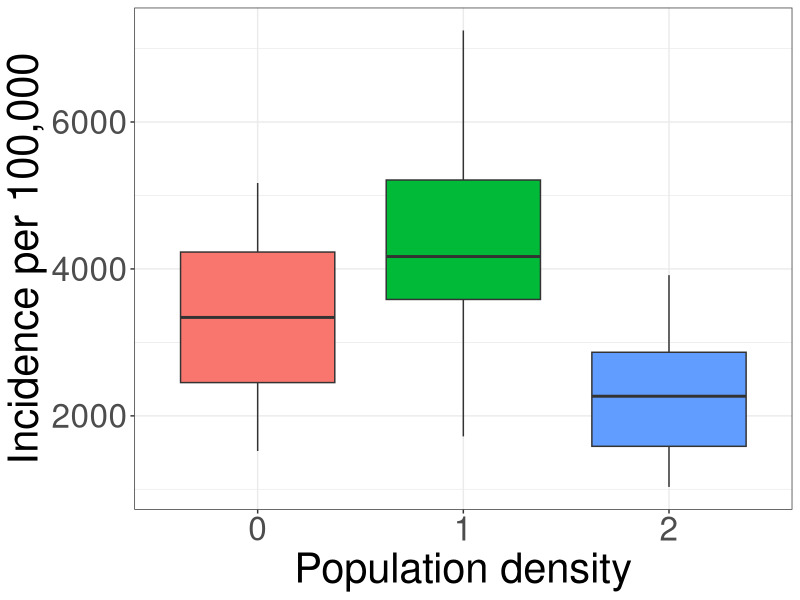
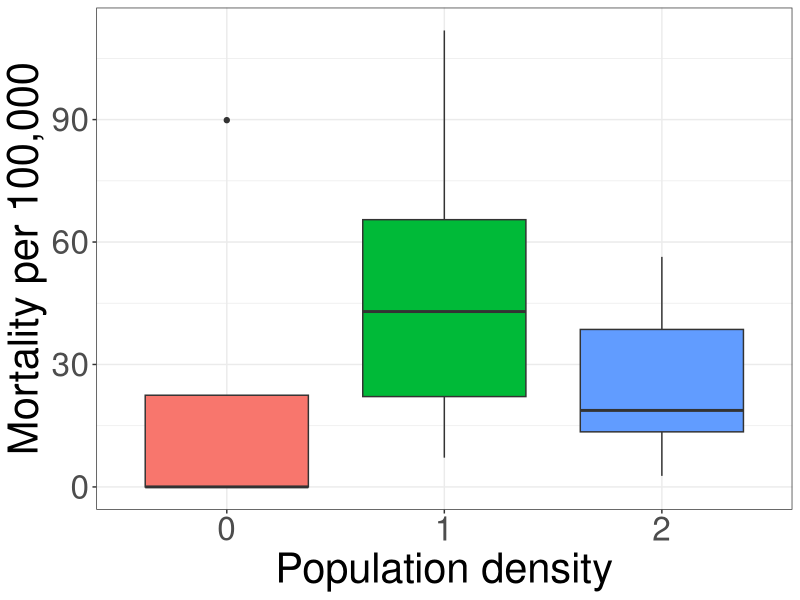

Reproduce these figures in R, in order.
###Univariate Linear Regression v2

# load libraries
library(tidyverse)
library(ggplot2)

#Load master table
mtable <- read.csv("Master_Table.csv")

#Linear regression each variable

#linear regression for fully vaccinated

#normalize fully vacc by population
mtable$nfullyvacc <- mtable$fullyvacc/mtable$population

#multiply incidence and mortality by 100,000
mtable$diff_incidence <- mtable$diff_incidence*100000
mtable$diff_mortality <- mtable$diff_mortality*100000

#organize master table
mtable <- mtable %>% relocate(diff_deaths, FIPS, diff_test, .after = population)
mtable <- mtable[,-1]
## columns to be iterated
colnames(mtable)[-c(1:9)]

## Iteration for Incidence
models = list()
# LOOP
for (v in colnames(mtable)[-c(1:9)]) {
  models[[v]] <- lm(mtable[,"diff_incidence"] ~ mtable[,v])
}
## get r-sq , p-val and beta
summary(models[[1]])
coef(models[[1]])[2] ## beta
summary(models[[1]])$adj.r.squared ## r.square
-log10(summary(models[[1]])$coefficients[2,4]) ## p-val

sapply(models, function(x) data.frame(
  #name = names(x),
  beta = unname(coef(x)[2]),
  rsq = unname(summary(x)$adj.r.squared),
  pval = unname(-log10(summary(x)$coefficients[2,4]))
)) %>% t %>% as.data.frame -> results_inc

## Iteration for mortality
models = list()
# LOOP
for (v in colnames(mtable)[-c(1:9)]) {
  models[[v]] <- lm(mtable[,"diff_mortality"] ~ mtable[,v])
}
## get r-sq , p-val and beta
summary(models[[1]])
coef(models[[1]])[2] ## beta
summary(models[[1]])$adj.r.squared ## r.square
-log10(summary(models[[1]])$coefficients[2,4]) ## p-val

sapply(models, function(x) data.frame(
  #name = names(x),
  beta = unname(coef(x)[2]),
  rsq = unname(summary(x)$adj.r.squared),
  pval = unname(-log10(summary(x)$coefficients[2,4]))
)) %>% t %>% as.data.frame -> results_mort

do.call(rbind.data.frame, results_mort) -> results_mort
do.call(rbind.data.frame, results_inc) -> results_inc

write.csv(results_mort, "univariate_model_mortality.csv")
write.csv(results_inc, "univariate_model_incidence.csv")

##Compare incidence and rurality per density population

#make binary variable for rural codes
mtable$Rural <-  ifelse(mtable$RUC_Code==1, 2,ifelse(mtable$RUC_Code==2, 2, 
                                                     ifelse(mtable$RUC_Code==3, 1,
                                                            ifelse(mtable$RUC_Code==4, 1,
                                                                   ifelse(mtable$RUC_Code==5, 1,
                                                                          ifelse(mtable$RUC_Code==6, 1,
                                                                                 ifelse(mtable$RUC_Code==7, 1,0)))))))
sum(mtable$Rural==2)
sum(mtable$Rural==1)
sum(mtable$Rural==0)

#significant
-log10(0.05)

#Rural as categorical variable
mtable$Rural <- as.factor(mtable$Rural)

#boxplot(mtable$diff_incidence ~ mtable$Rural,xlab = "Rurality",
 #       ylab = "Incidence per 100,000")

#Boxplot for incidence vs Pop density
mtable %>% ggplot() +
  aes(x = Rural, y = diff_incidence, fill = Rural) +
  geom_boxplot() + 
  ylab("Incidence per 100,000") + xlab("Population density") +
  theme_bw() + theme(text = element_text(size = 30), legend.position = "none")
#ggsave(last_plot(), "boxplot1.png", width = 5, height = 5, device = "png")

#statistical test for incidence vs population density
kruskal.test(mtable$diff_incidence ~ mtable$Rural)

#pairewise comparison
pairwise.wilcox.test(mtable$diff_incidence , mtable$Rural,
                     p.adjust.method = "BH")

#boxplot(mtable$diff_incidence ~ mtable$Rural,xlab = "Rurality",
#       ylab = "Incidence per 100,000")


#Boxplot for mortality vs Pop density
mtable %>% ggplot() +
  aes(x = Rural, y = diff_mortality, fill = Rural) +
  geom_boxplot() + 
  ylab("Mortality per 100,000") + xlab("Population density") +
  theme_bw() + theme(text = element_text(size = 30), legend.position = "none")
#ggsave(last_plot(), "boxplot1.png", width = 5, height = 5, device = "png")

#statistical test for incidence vs population density
kruskal.test(mtable$diff_mortality ~ mtable$Rural)

#pairewise comparison
pairwise.wilcox.test(mtable$diff_mortality , mtable$Rural,
                     p.adjust.method = "BH")



